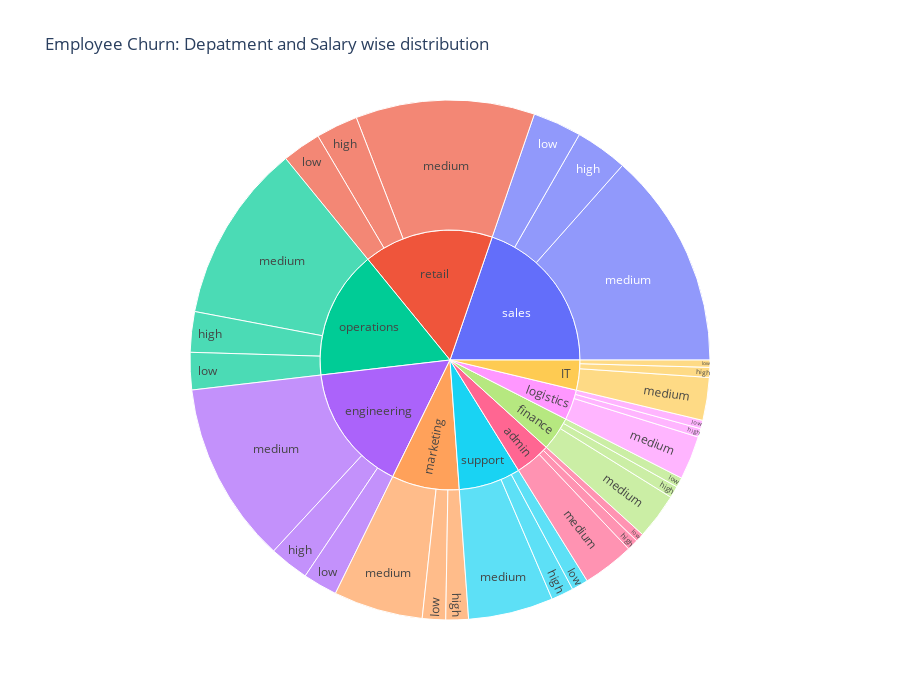

This figure's notebook cell:
### Code cell
px.sunburst(df_dept, path=['department', 'salary'], values='left', title= 'Employee Churn: Depatment and Salary wise distribution', height=700)

### Figure 1 — Plotly figure (JSON) as saved in the notebook; plotly's stock layout.template omitted (floating-point values rounded to 4 significant figures)
{"data": [{"branchvalues": "total", "domain": {"x": [0, 1], "y": [0, 1]}, "hovertemplate": "labels=%{label}<br>left=%{value}<br>parent=%{parent}<br>id=%{id}<extra></extra>", "ids": ["IT/high", "admin/high", "engineering/high", "finance/high", "logistics/high", "marketing/high", "operations/high", "retail/high", "sales/high", "support/high", "IT/low", "admin/low", "engineering/low", "finance/low", "logistics/low", "marketing/low", "operations/low", "retail/low", "sales/low", "support/low", "IT/medium", "admin/medium", "engineering/medium", "finance/medium", "logistics/medium", "marketing/medium", "operations/medium", "retail/medium", "sales/medium", "support/medium", "IT", "admin", "engineering", "finance", "logistics", "marketing", "operations", "retail", "sales", "support"], "labels": ["high", "high", "high", "high", "high", "high", "high", "high", "high", "high", "low", "low", "low", "low", "low", "low", "low", "low", "low", "low", "medium", "medium", "medium", "medium", "medium", "medium", "medium", "medium", "medium", "medium", "IT", "admin", "engineering", "finance", "logistics", "marketing", "operations", "retail", "sales", "support"], "name": "", "parents": ["IT", "admin", "engineering", "finance", "logistics", "marketing", "operations", "retail", "sales", "support", "IT", "admin", "engineering", "finance", "logistics", "marketing", "operations", "retail", "sales", "support", "IT", "admin", "engineering", "finance", "logistics", "marketing", "operations", "retail", "sales", "support", "", "", "", "", "", "", "", "", "", ""], "type": "sunburst", "values": [59, 67, 235, 70, 51, 134, 240, 249, 310, 133, 43, 50, 204, 58, 50, 138, 221, 230, 289, 98, 254, 306, 1077, 274, 259, 530, 1061, 1062, 1284, 504, 356, 423, 1516, 402, 360, 802, 1522, 1541, 1883, 735]}], "layout": {"height": 700, "legend": {"tracegroupgap": 0}, "title": {"text": "Employee Churn: Depatment and Salary wise distribution"}}}
